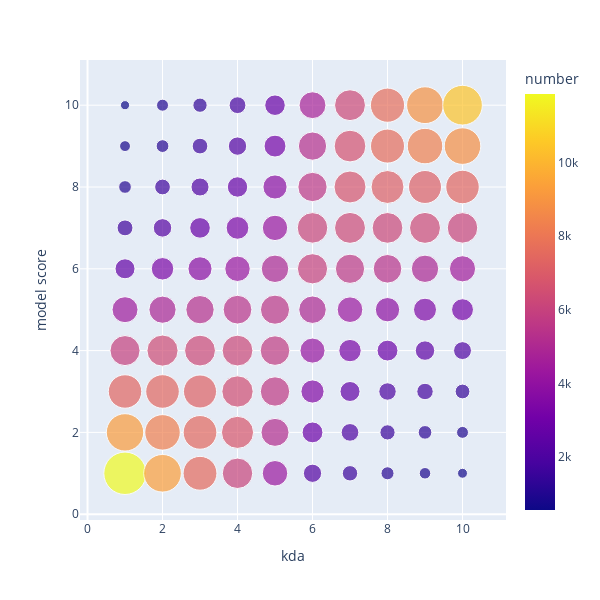

The notebook cell saved with this chart:
### Markdown cell above
### Model 2

### Code cell
input_df = analysis_df['model2_kda']
fig = px.scatter(
    input_df, x='kda', y='score_model2',
    labels={
        'score_model2': 'model score'
    },
    size='number', color='number', size_max=30, width=600, height=600)
fig.show()

### Figure 1 — Plotly figure (JSON) as saved in the notebook; plotly's stock layout.template omitted (floating-point values rounded to 4 significant figures)
{"data": [{"hovertemplate": "kda=%{x}<br>model score=%{y}<br>number=%{marker.color}<extra></extra>", "legendgroup": "", "marker": {"color": [11866, 9326, 7555, 6113, 4300, 2198, 1566, 1121, 878, 652, 9208, 8299, 7488, 6797, 5174, 2861, 2059, 1525, 1227, 937, 7373, 7427, 7207, 6469, 5700, 3536, 2641, 2006, 1783, 1433, 5956, 6395, 6274, 6247, 5773, 4145, 3294, 2875, 2501, 2115, 4456, 4877, 5294, 5447, 5598, 4985, 4342, 3909, 3500, 3167, 2648, 3335, 3825, 4260, 4980, 6023, 5645, 5403, 4940, 4516, 1665, 2256, 2803, 3407, 4254, 6164, 6315, 6244, 6321, 6146, 1064, 1634, 2155, 2747, 3847, 5641, 6767, 7161, 7166, 7393, 783, 1076, 1629, 2223, 3165, 5269, 6651, 7633, 8321, 8825, 556, 950, 1345, 1865, 2784, 4753, 6295, 7698, 8938, 10391], "coloraxis": "coloraxis", "size": [11866, 9326, 7555, 6113, 4300, 2198, 1566, 1121, 878, 652, 9208, 8299, 7488, 6797, 5174, 2861, 2059, 1525, 1227, 937, 7373, 7427, 7207, 6469, 5700, 3536, 2641, 2006, 1783, 1433, 5956, 6395, 6274, 6247, 5773, 4145, 3294, 2875, 2501, 2115, 4456, 4877, 5294, 5447, 5598, 4985, 4342, 3909, 3500, 3167, 2648, 3335, 3825, 4260, 4980, 6023, 5645, 5403, 4940, 4516, 1665, 2256, 2803, 3407, 4254, 6164, 6315, 6244, 6321, 6146, 1064, 1634, 2155, 2747, 3847, 5641, 6767, 7161, 7166, 7393, 783, 1076, 1629, 2223, 3165, 5269, 6651, 7633, 8321, 8825, 556, 950, 1345, 1865, 2784, 4753, 6295, 7698, 8938, 10391], "sizemode": "area", "sizeref": 13.18, "symbol": "circle"}, "mode": "markers", "name": "", "orientation": "v", "showlegend": false, "type": "scatter", "x": [1, 2, 3, 4, 5, 6, 7, 8, 9, 10, 1, 2, 3, 4, 5, 6, 7, 8, 9, 10, 1, 2, 3, 4, 5, 6, 7, 8, 9, 10, 1, 2, 3, 4, 5, 6, 7, 8, 9, 10, 1, 2, 3, 4, 5, 6, 7, 8, 9, 10, 1, 2, 3, 4, 5, 6, 7, 8, 9, 10, 1, 2, 3, 4, 5, 6, 7, 8, 9, 10, 1, 2, 3, 4, 5, 6, 7, 8, 9, 10, 1, 2, 3, 4, 5, 6, 7, 8, 9, 10, 1, 2, 3, 4, 5, 6, 7, 8, 9, 10], "xaxis": "x", "y": [1, 1, 1, 1, 1, 1, 1, 1, 1, 1, 2, 2, 2, 2, 2, 2, 2, 2, 2, 2, 3, 3, 3, 3, 3, 3, 3, 3, 3, 3, 4, 4, 4, 4, 4, 4, 4, 4, 4, 4, 5, 5, 5, 5, 5, 5, 5, 5, 5, 5, 6, 6, 6, 6, 6, 6, 6, 6, 6, 6, 7, 7, 7, 7, 7, 7, 7, 7, 7, 7, 8, 8, 8, 8, 8, 8, 8, 8, 8, 8, 9, 9, 9, 9, 9, 9, 9, 9, 9, 9, 10, 10, 10, 10, 10, 10, 10, 10, 10, 10], "yaxis": "y"}], "layout": {"coloraxis": {"colorbar": {"title": {"text": "number"}}, "colorscale": [[0, "#0d0887"], [0.1111, "#46039f"], [0.2222, "#7201a8"], [0.3333, "#9c179e"], [0.4444, "#bd3786"], [0.5556, "#d8576b"], [0.6667, "#ed7953"], [0.7778, "#fb9f3a"], [0.8889, "#fdca26"], [1, "#f0f921"]]}, "height": 600, "legend": {"itemsizing": "constant", "tracegroupgap": 0}, "margin": {"t": 60}, "width": 600, "xaxis": {"anchor": "y", "domain": [0, 1], "title": {"text": "kda"}}, "yaxis": {"anchor": "x", "domain": [0, 1], "title": {"text": "model score"}}}}
